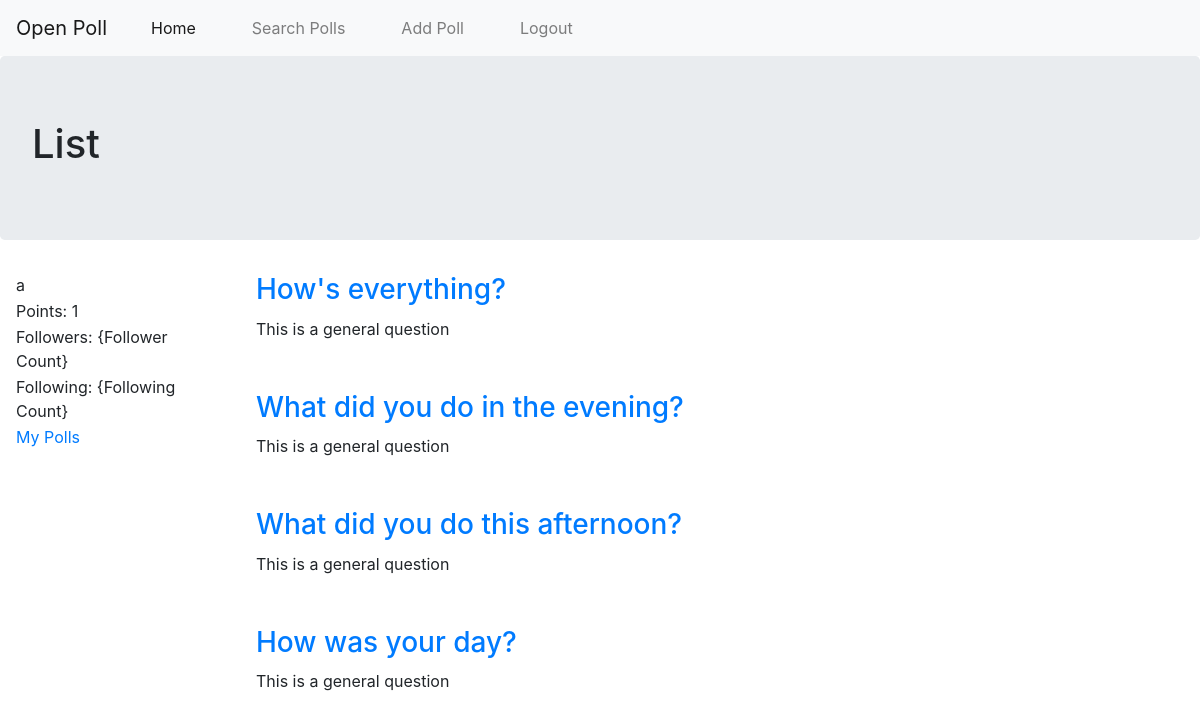
The app's page /poll_list/General (signed in) with its own data.
### BaseApp/models.py (models this page shows, shortened)
class UserProfile(models.Model):
    user = models.OneToOneField(User, on_delete=models.CASCADE, related_name="user_profile")
    user_points = models.PositiveIntegerField(default=1)
    profile_pic = models.ImageField(upload_to='profile_pic', blank=True, null=True, default='')

class Question(models.Model):
    user = models.ForeignKey('UserProfile', on_delete=models.CASCADE)
    question_text = models.CharField(max_length=300, blank=False)
    question_topic = models.CharField(max_length=300, default="Misc")
    question_comments = models.TextField(max_length=500, blank=True)
    responders = models.ManyToManyField(UserProfile, related_name="questions")

### BaseApp/views.py (the view)
# urls.py: path('poll_list/', views.PollList.as_view(), name='poll_list'),
class PollList(View):
    template_name = "BaseApp/poll_list.html"
    list_title = "List"
    ctxt = {'list_title':list_title}
    def get(self, request, question_topic=""):
        if question_topic is not "":
            self.ctxt['question_list'] = c_util.getQuestionsByTopic(question_topic)
            return render(request, self.template_name, context=self.ctxt)
        else:
            if request.user.is_authenticated:
                currentUser, obj = UserProfile.objects.get_or_create(user=request.user)
                self.ctxt['question_list'] = c_util.getQuestionsByUser(currentUser)
                return render(request, self.template_name, context=self.ctxt)
        return HttpResponseRedirect(reverse("base_app:Home"))

### BaseApp/content_util.py (called while the page is built)
def getQuestionsByTopic(question_topic):
    if question_topic is None:
        return None
    return Question.objects.filter(question_topic=question_topic)

### templates/BaseApp/poll_list.html (shortened to what this page needs)
<!DOCTYPE html>
{% extends 'BaseApp/base.html' %}

### templates/BaseApp/base.html (shortened to what this page needs)
<!DOCTYPE html>
{% load static %}
<html lang="en" dir="ltr">
  <head>
    <link rel="stylesheet" href="https://stackpath.bootstrapcdn.com/bootstrap/4.4.1/css/bootstrap.min.css">
    <link rel="stylesheet" href="{% static 'css/base.css' %}">
  </head>
  <body>
    <nav class="navbar navbar-expand-lg navbar-light bg-light nav-fill">
      <a class="navbar-brand" href="{% url 'base_app:Home' %}">Open Poll</a>
      <div class="collapse navbar-collapse" id="navbarNav">
        <ul class="navbar-nav">
          <li class="nav-item active">
            <a class="nav-link" href="{% url 'base_app:Home' %}">Home</a>
          </li>
          <li class="nav-item">
            <a class="nav-link" href="{% url 'base_app:poll_search' %}">Search Polls</a>
          </li>
          <li>
            {% if user.is_authenticated %}
            <a class="nav-link" href="{% url 'base_app:add_poll' %}">Add Poll</a>
            <li class="nav-item">
              <a class="nav-link" href="{% url 'base_app:user_logout' %}">Logout</a>
            </li>
            {% else %}
              <button type="button" class="nav-item btn btn-outline-success" data-toggle="modal" data-target="#loginModal" name="button">LogIn</button>
              <li class="nav-item">
                <a class="nav-link" data-toggle="modal" data-target="#signupModal" href="#">SignUp</a>
              </li>
            {% endif %}
          </li>
        </ul>
      </div>
    </nav>
  <div class="jumbotron">
    <h1>{{ list_title }}</h1>
  </div>
    {% block left_block %}
    <div class="profile_info container">
      <table>
        <tr><td>{{ user.username }}</td></tr>
        <tr><td>Points: {{ user.user_profile.user_points }}</td></tr>
        <tr><td>Followers: {Follower Count}</td></tr>
        <tr><td>Following: {Following Count}</td></tr>
        {% if user.is_authenticated %}
        <tr><td><a href="{% url 'base_app:poll_list' %}">My Polls</a></td></tr>
        {% endif %}
      </table>
    </div>
    {% endblock %}
    {% block main_list_block %}
      <div class="main_list container">
        <table>
          {% for q in question_list %}
            <tr>
              <table>
                <tr> <td> <a href="{% url 'base_app:poll' q.id %}"> <h3> {{q.question_text}} </h3> </a> </td></tr>
                <tr> <td> {{q.question_comments}} </td></tr>
              </table>
              <br>
              <br>
            </tr>
          {% endfor %}
        </table>
      </div>
    {% endblock %}
  </body>
</html>

### static/css/base.css (style rules this page uses)
* { box-sizing: border-box; }
.profile_info { width: 20%; float: left; }
.main_list { width: 60%; float: left; }
.navbar-nav > li { padding-left: 20px; padding-right: 20px; }

### records on screen
Question: question_text "How's everything?", question_comments "This is a general question"
Question: question_text "What did you do in the evening?", question_comments "This is a general question"
Question: question_text "What did you do this afternoon?", question_comments "This is a general question"
Question: question_text "How was your day?", question_comments "This is a general question"

### other values on screen
{{ list_title }} "List"
{{ user.username }} "a"
{{ user.user_profile.user_points }} "1"
